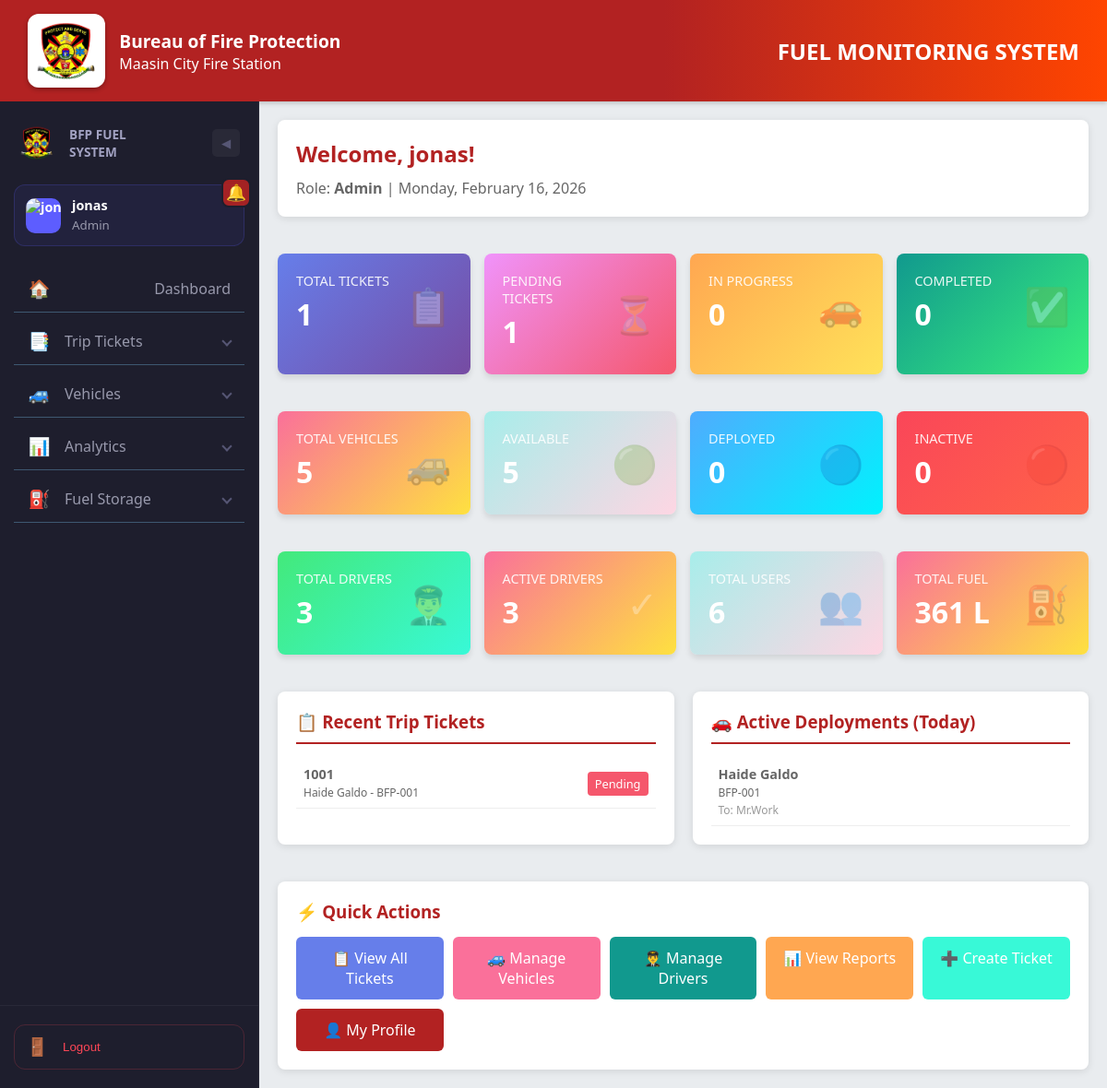
/dashboard.php (signed in), run on the app's committed database.
### tables this page shows
CREATE TABLE `users` (
  `id` int(11) NOT NULL,
  `username` varchar(50) NOT NULL,
  `password` varchar(255) NOT NULL,
  `role` enum('admin','user','chief') NOT NULL,
  `profile_pic` varchar(255) DEFAULT NULL,
  `first_name` varchar(50) DEFAULT NULL,
  `last_name` varchar(50) DEFAULT NULL,
  `email` varchar(100) DEFAULT NULL,
  `phone` varchar(20) DEFAULT NULL,
  `department` varchar(100) DEFAULT NULL,
  `position` varchar(100) DEFAULT NULL,
  `employee_id` varchar(50) DEFAULT NULL,
  `driver_id` int(11) DEFAULT NULL,
  `created_at` timestamp NOT NULL DEFAULT current_timestamp()
);

CREATE TABLE `trip_tickets` (
  `id` int(11) NOT NULL,
  `control_no` varchar(50) NOT NULL,
  `ticket_date` date NOT NULL,
  `driver_id` int(11) DEFAULT NULL,
  `vehicle_plate_no` varchar(20) NOT NULL,
  `authorized_passenger` varchar(255) DEFAULT NULL,
  `places_to_visit` text DEFAULT NULL,
  `purpose` text DEFAULT NULL,
  `dep_office_time` varchar(20) DEFAULT NULL,
  `arr_location_time` varchar(20) DEFAULT NULL,
  `dep_location_time` varchar(20) DEFAULT NULL,
  `arr_office_time` varchar(20) DEFAULT NULL,
  `approx_distance` decimal(10,2) DEFAULT NULL,
  `speedometer_start` int(11) DEFAULT NULL,
  `speedometer_end` int(11) DEFAULT NULL,
  `gas_balance_start` decimal(10,2) DEFAULT NULL,
  `gas_issued_office` decimal(10,2) DEFAULT NULL,
  `gas_added_trip` decimal(10,2) DEFAULT NULL,
  `gas_total` decimal(10,2) DEFAULT NULL,
  `gas_used_trip` decimal(10,2) DEFAULT NULL,
  `gas_balance_end` decimal(10,2) DEFAULT NULL,
  `gear_oil_issued` decimal(10,2) DEFAULT NULL,
  `lub_oil_issued` decimal(10,2) DEFAULT NULL,
  `grease_issued` decimal(10,2) DEFAULT NULL,
  `remarks` text DEFAULT NULL,
  `authorized_by` varchar(100) DEFAULT NULL,
  `auth_date` date DEFAULT NULL,
  `created_at` timestamp NOT NULL DEFAULT current_timestamp(),
  `status` enum('Pending','Active','Submitted') NOT NULL DEFAULT 'Pending',
  `qr_code` varchar(255) DEFAULT NULL,
  `passenger_1_name` varchar(255) DEFAULT NULL,
  `passenger_1_date` date DEFAULT NULL,
  `passenger_2_name` varchar(255) DEFAULT NULL,
  `passenger_2_date` date DEFAULT NULL,
  `passenger_3_name` varchar(255) DEFAULT NULL,
  `passenger_3_date` date DEFAULT NULL
);

CREATE TABLE `drivers` (
  `driver_id` int(11) NOT NULL,
  `full_name` varchar(100) NOT NULL,
  `license_no` varchar(50) DEFAULT NULL,
  `status` enum('active','inactive') DEFAULT 'active'
);

### dashboard.php (the view, shortened to what the rows shown need)
<?php
 include("db_connect.php");
 $current_user_id = $_SESSION['user_id'] ?? null;
 if ($current_user_id) {
     try {
         $u = $pdo->prepare("SELECT driver_id, username FROM users WHERE id = ? LIMIT 1");
         $u->execute([$current_user_id]);
         $urow = $u->fetch();
         $current_username = $urow['username'] ?? 'User';
     } catch (Exception $e) {
         $current_driver_id = null;
         $current_username = 'User';
     }
 }
 try {
     $recent_tickets = $pdo->query("
         SELECT tt.id, tt.control_no, tt.ticket_date, tt.driver_id, d.full_name,
                tt.vehicle_plate_no, tt.status, tt.created_at
         FROM trip_tickets tt
         LEFT JOIN drivers d ON tt.driver_id = d.driver_id
         ORDER BY tt.created_at DESC LIMIT 10
     ")->fetchAll();
 } catch (Exception $e) {
     $recent_tickets = [];
 }
 try {
     $active_deployments = $pdo->query("
         SELECT tt.control_no, d.full_name, tt.vehicle_plate_no, tt.places_to_visit, tt.purpose
         FROM trip_tickets tt
         LEFT JOIN drivers d ON tt.driver_id = d.driver_id
         WHERE tt.ticket_date = CURDATE() AND tt.status IN ('pending', 'in_progress')
         ORDER BY tt.created_at DESC
     ")->fetchAll();
 } catch (Exception $e) {
     $active_deployments = [];
 }
?>
<!DOCTYPE html>
<html lang="en">
<head>
</head>
<body>
<header>
    <h2>FUEL MONITORING SYSTEM</h2>
</header>
<div class="wrapper">
    <?php include("Components/sidebar.php");?>
    <main style="flex-direction: column; padding: 20px; overflow-y: auto;">
        <div style="background: white; padding: 20px; border-radius: 8px; margin-bottom: 20px; box-shadow: 0 2px 8px rgba(0,0,0,0.1);">
            <h2 style="color: #B22222; margin: 0 0 10px 0;">Welcome, <?php echo htmlspecialchars($current_username); ?>!</h2>
            <p style="color: #666; margin: 0;">Role: <strong><?php echo ucfirst($current_role); ?></strong> | <?php echo date('l, F j, Y'); ?></p>
        </div>
        <div style="display: grid; grid-template-columns: 1fr 1fr; gap: 20px; margin-bottom: 20px;">
            <div style="background: white; padding: 20px; border-radius: 8px; box-shadow: 0 2px 8px rgba(0,0,0,0.1);">
                <div style="max-height: 300px; overflow-y: auto;">
                    <?php if (count($recent_tickets) > 0): ?>
                        <table style="width: 100%; border-collapse: collapse; font-size: 0.9rem;">
                            <tbody>
                                <?php foreach ($recent_tickets as $ticket): ?>
                                    <tr style="border-bottom: 1px solid #eee;">
                                        <td style="padding: 8px; color: #666;">
                                            <strong><?php echo htmlspecialchars($ticket['control_no']); ?></strong><br>
                                            <small><?php echo $ticket['full_name'] ?? 'N/A'; ?> - <?php echo htmlspecialchars($ticket['vehicle_plate_no']); ?></small>
                                        </td>
                                        <td style="padding: 8px; text-align: right;">
                                            <span style="background: <?php echo $ticket['status'] == 'completed' ? '#38ef7d' : ($ticket['status'] == 'in_progress' ? '#ffe259' : '#f5576c'); ?>; color: white; padding: 4px 8px; border-radius: 4px; font-size: 0.8rem;">
                                                <?php echo ucfirst($ticket['status']); ?>
                                            </span>
                                        </td>
                                    </tr>
                                <?php endforeach; ?>
                            </tbody>
                        </table>
                    <?php else: ?>
                        <p style="color: #999; text-align: center;">No trip tickets found</p>
                    <?php endif; ?>
                </div>
            </div>
            <div style="background: white; padding: 20px; border-radius: 8px; box-shadow: 0 2px 8px rgba(0,0,0,0.1);">
                <div style="max-height: 300px; overflow-y: auto;">
                    <?php if (count($active_deployments) > 0): ?>
                        <table style="width: 100%; border-collapse: collapse; font-size: 0.9rem;">
                            <tbody>
                                <?php foreach ($active_deployments as $deploy): ?>
                                    <tr style="border-bottom: 1px solid #eee;">
                                        <td style="padding: 8px; color: #666;">
                                            <strong><?php echo htmlspecialchars($deploy['full_name'] ?? 'N/A'); ?></strong><br>
                                            <small><?php echo htmlspecialchars($deploy['vehicle_plate_no'] ?? 'N/A'); ?></small><br>
                                            <small style="color: #999;">To: <?php echo htmlspecialchars($deploy['places_to_visit'] ?? 'N/A'); ?></small>
                                        </td>
                                    </tr>
                                <?php endforeach; ?>
                            </tbody>
                        </table>
                    <?php else: ?>
                        <p style="color: #999; text-align: center;">No active deployments today</p>
                    <?php endif; ?>
                </div>
            </div>
        </div>
    </main>
</div>
</body>
</html>

### data on the page
users: username "jonas"
trip_tickets: control_no "1001", driver.full_name "Haide Galdo", vehicle_plate_no "BFP-001", status "Pending", places_to_visit "Mr.Work"

### other printed values
$userName "jonas"
$userRole "Admin"
$current_role "Admin"
$total_tickets "1"
$pending_tickets "1"
$in_progress_tickets "0"
$completed_tickets "0"
$total_vehicles "5"
$available_vehicles "5"
$deployed_vehicles "0"
$inactive_vehicles "0"
$total_drivers "3"
$active_drivers "3"
$total_users "6"
$total_fuel "361"
